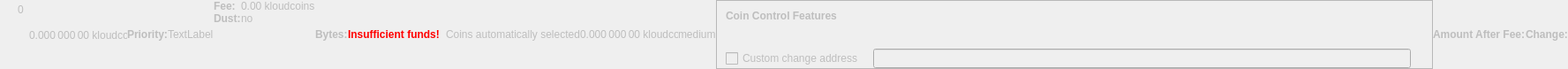
    <widget class="QWidget" name="dummyHideWidget" native="true">
     <property name="enabled">
      <bool>false</bool>
     </property>
     <property name="maximumSize">
      <size>
       <width>100</width>
       <height>22</height>
      </size>
     </property>
     <layout class="QHBoxLayout" name="dummyHideLayout">
      <property name="spacing">
       <number>0</number>
      </property>
      <property name="leftMargin">
       <number>0</number>
      </property>
      <property name="topMargin">
       <number>0</number>
      </property>
      <property name="rightMargin">
       <number>0</number>
      </property>
      <property name="bottomMargin">
       <number>0</number>
      </property>
      <item>
       <layout class="QFormLayout" name="formLayoutCoinControl1">
        <property name="horizontalSpacing">
         <number>10</number>
        </property>
        <property name="verticalSpacing">
         <number>14</number>
        </property>
        <property name="leftMargin">
         <number>10</number>
        </property>
        <property name="topMargin">
         <number>4</number>
        </property>
        <property name="rightMargin">
         <number>6</number>
        </property>
        <item row="0" column="1">
         <widget class="QLabel" name="labelCoinControlBytes">
          <property name="cursor">
           <cursorShape>IBeamCursor</cursorShape>
          </property>
          <property name="contextMenuPolicy">
           <enum>Qt::ActionsContextMenu</enum>
          </property>
          <property name="text">
           <string notr="true">0</string>
          </property>
          <property name="textInteractionFlags">
           <set>Qt::LinksAccessibleByMouse|Qt::TextSelectableByKeyboard|Qt::TextSelectableByMouse</set>
          </property>
         </widget>
        </item>
       </layout>
      </item>
      <item>
       <widget class="QLabel" name="labelCoinControlAfterFee">
        <property name="enabled">
         <bool>false</bool>
        </property>
        <property name="sizePolicy">
         <sizepolicy hsizetype="Fixed" vsizetype="Fixed">
          <horstretch>0</horstretch>
          <verstretch>0</verstretch>
         </sizepolicy>
        </property>
        <property name="minimumSize">
         <size>
          <width>111</width>
          <height>12</height>
         </size>
        </property>
        <property name="maximumSize">
         <size>
          <width>111</width>
          <height>12</height>
         </size>
        </property>
        <property name="cursor">
         <cursorShape>IBeamCursor</cursorShape>
        </property>
        <property name="contextMenuPolicy">
         <enum>Qt::ActionsContextMenu</enum>
        </property>
        <property name="text">
         <string notr="true">0.000 000 00 kloudcoins</string>
        </property>
        <property name="textInteractionFlags">
         <set>Qt::LinksAccessibleByMouse|Qt::TextSelectableByKeyboard|Qt::TextSelectableByMouse</set>
        </property>
       </widget>
      </item>
      <item>
       <widget class="QLabel" name="labelCoinControlPriorityText">
        <property name="enabled">
         <bool>false</bool>
        </property>
        <property name="font">
         <font>
          <weight>75</weight>
          <bold>true</bold>
         </font>
        </property>
        <property name="text">
         <string>Priority:</string>
        </property>
       </widget>
      </item>
      <item>
       <layout class="QHBoxLayout" name="horizontalLayout">
        <item>
         <widget class="QLabel" name="WarningLabel">
          <property name="text">
           <string>TextLabel</string>
          </property>
         </widget>
        </item>
       </layout>
      </item>
      <item>
       <layout class="QFormLayout" name="formLayoutCoinControl3">
        <property name="horizontalSpacing">
         <number>0</number>
        </property>
        <property name="verticalSpacing">
         <number>0</number>
        </property>
        <property name="leftMargin">
         <number>0</number>
        </property>
        <property name="topMargin">
         <number>0</number>
        </property>
        <property name="rightMargin">
         <number>0</number>
        </property>
        <item row="0" column="0">
         <widget class="QLabel" name="labelCoinControlFeeText">
          <property name="enabled">
           <bool>false</bool>
          </property>
          <property name="font">
           <font>
            <weight>75</weight>
            <bold>true</bold>
           </font>
          </property>
          <property name="text">
           <string>Fee:</string>
          </property>
          <property name="margin">
           <number>0</number>
          </property>
         </widget>
        </item>
        <item row="0" column="1">
         <widget class="QLabel" name="labelCoinControlFee">
          <property name="enabled">
           <bool>false</bool>
          </property>
          <property name="cursor">
           <cursorShape>IBeamCursor</cursorShape>
          </property>
          <property name="contextMenuPolicy">
           <enum>Qt::ActionsContextMenu</enum>
          </property>
          <property name="text">
           <string notr="true">0.00 kloudcoins</string>
          </property>
          <property name="textInteractionFlags">
           <set>Qt::LinksAccessibleByMouse|Qt::TextSelectableByKeyboard|Qt::TextSelectableByMouse</set>
          </property>
         </widget>
        </item>
        <item row="1" column="0">
         <widget class="QLabel" name="labelCoinControlLowOutputText">
          <property name="enabled">
           <bool>false</bool>
          </property>
          <property name="font">
           <font>
            <weight>75</weight>
            <bold>true</bold>
           </font>
          </property>
          <property name="text">
           <string>Dust:</string>
          </property>
         </widget>
        </item>
        <item row="1" column="1">
         <widget class="QLabel" name="labelCoinControlLowOutput">
          <property name="enabled">
           <bool>false</bool>
          </property>
          <property name="cursor">
           <cursorShape>IBeamCursor</cursorShape>
          </property>
          <property name="contextMenuPolicy">
           <enum>Qt::ActionsContextMenu</enum>
          </property>
          <property name="text">
           <string>no</string>
          </property>
          <property name="textInteractionFlags">
           <set>Qt::LinksAccessibleByMouse|Qt::TextSelectableByKeyboard|Qt::TextSelectableByMouse</set>
          </property>
         </widget>
        </item>
       </layout>
      </item>
      <item>
       <widget class="QLabel" name="labelCoinControlBytesText">
        <property name="enabled">
         <bool>false</bool>
        </property>
        <property name="font">
         <font>
          <weight>75</weight>
          <bold>true</bold>
         </font>
        </property>
        <property name="text">
         <string>Bytes:</string>
        </property>
       </widget>
      </item>
      <item>
       <layout class="QFormLayout" name="formLayoutCoinControl2">
        <property name="horizontalSpacing">
         <number>0</number>
        </property>
        <property name="verticalSpacing">
         <number>0</number>
        </property>
        <property name="leftMargin">
         <number>0</number>
        </property>
        <property name="topMargin">
         <number>0</number>
        </property>
        <property name="rightMargin">
         <number>0</number>
        </property>
       </layout>
      </item>
      <item>
       <layout class="QHBoxLayout" name="horizontalLayoutCoinControl2">
        <property name="spacing">
         <number>0</number>
        </property>
        <property name="bottomMargin">
         <number>0</number>
        </property>
       </layout>
      </item>
      <item>
       <widget class="QLabel" name="labelCoinControlInsuffFunds">
        <property name="enabled">
         <bool>false</bool>
        </property>
        <property name="minimumSize">
         <size>
          <width>0</width>
          <height>0</height>
         </size>
        </property>
        <property name="font">
         <font>
          <weight>75</weight>
          <bold>true</bold>
         </font>
        </property>
        <property name="styleSheet">
         <string notr="true">color:red;font-weight:bold;</string>
        </property>
        <property name="text">
         <string>Insufficient funds!</string>
        </property>
        <property name="margin">
         <number>5</number>
        </property>
       </widget>
      </item>
      <item>
       <layout class="QFormLayout" name="formLayoutCoinControl4">
        <property name="horizontalSpacing">
         <number>0</number>
        </property>
        <property name="verticalSpacing">
         <number>0</number>
        </property>
        <property name="leftMargin">
         <number>0</number>
        </property>
        <property name="topMargin">
         <number>0</number>
        </property>
        <property name="rightMargin">
         <number>0</number>
        </property>
       </layout>
      </item>
      <item>
       <widget class="QLabel" name="labelCoinControlChangeLabel">
        <property name="enabled">
         <bool>false</bool>
        </property>
        <property name="sizePolicy">
         <sizepolicy hsizetype="Preferred" vsizetype="Expanding">
          <horstretch>0</horstretch>
          <verstretch>0</verstretch>
         </sizepolicy>
        </property>
        <property name="minimumSize">
         <size>
          <width>0</width>
          <height>0</height>
         </size>
        </property>
        <property name="text">
         <string/>
        </property>
        <property name="margin">
         <number>3</number>
        </property>
       </widget>
      </item>
      <item>
       <widget class="QLabel" name="labelCoinControlAutomaticallySelected">
        <property name="enabled">
         <bool>false</bool>
        </property>
        <property name="sizePolicy">
         <sizepolicy hsizetype="Fixed" vsizetype="Fixed">
          <horstretch>0</horstretch>
          <verstretch>0</verstretch>
         </sizepolicy>
        </property>
        <property name="minimumSize">
         <size>
          <width>0</width>
          <height>0</height>
         </size>
        </property>
        <property name="maximumSize">
         <size>
          <width>240</width>
          <height>16777215</height>
         </size>
        </property>
        <property name="text">
         <string>Coins automatically selected</string>
        </property>
        <property name="margin">
         <number>5</number>
        </property>
       </widget>
      </item>
      <item>
       <widget class="QLabel" name="labelCoinControlChange">
        <property name="enabled">
         <bool>false</bool>
        </property>
        <property name="sizePolicy">
         <sizepolicy hsizetype="Fixed" vsizetype="Fixed">
          <horstretch>0</horstretch>
          <verstretch>0</verstretch>
         </sizepolicy>
        </property>
        <property name="minimumSize">
         <size>
          <width>111</width>
          <height>0</height>
         </size>
        </property>
        <property name="maximumSize">
         <size>
          <width>111</width>
          <height>16777215</height>
         </size>
        </property>
        <property name="cursor">
         <cursorShape>IBeamCursor</cursorShape>
        </property>
        <property name="contextMenuPolicy">
         <enum>Qt::ActionsContextMenu</enum>
        </property>
        <property name="text">
         <string notr="true">0.000 000 00 kloudcoins</string>
        </property>
        <property name="textInteractionFlags">
         <set>Qt::LinksAccessibleByMouse|Qt::TextSelectableByKeyboard|Qt::TextSelectableByMouse</set>
        </property>
       </widget>
      </item>
      <item>
       <widget class="QLabel" name="labelCoinControlPriority">
        <property name="enabled">
         <bool>false</bool>
        </property>
        <property name="cursor">
         <cursorShape>IBeamCursor</cursorShape>
        </property>
        <property name="contextMenuPolicy">
         <enum>Qt::ActionsContextMenu</enum>
        </property>
        <property name="text">
         <string>medium</string>
        </property>
        <property name="textInteractionFlags">
         <set>Qt::LinksAccessibleByMouse|Qt::TextSelectableByKeyboard|Qt::TextSelectableByMouse</set>
        </property>
       </widget>
      </item>
      <item>
       <widget class="QFrame" name="frameCoinControl">
        <property name="sizePolicy">
         <sizepolicy hsizetype="Expanding" vsizetype="Expanding">
          <horstretch>0</horstretch>
          <verstretch>0</verstretch>
         </sizepolicy>
        </property>
        <property name="maximumSize">
         <size>
          <width>16777215</width>
          <height>16777215</height>
         </size>
        </property>
        <property name="frameShape">
         <enum>QFrame::StyledPanel</enum>
        </property>
        <property name="frameShadow">
         <enum>QFrame::Sunken</enum>
        </property>
        <layout class="QVBoxLayout" name="verticalLayoutCoinControl2_2">
         <property name="spacing">
          <number>0</number>
         </property>
         <property name="leftMargin">
          <number>0</number>
         </property>
         <property name="topMargin">
          <number>0</number>
         </property>
         <property name="rightMargin">
          <number>0</number>
         </property>
         <property name="bottomMargin">
          <number>0</number>
         </property>
         <item>
          <layout class="QVBoxLayout" name="verticalLayoutCoinControl" stretch="0,0,0,1">
           <property name="spacing">
            <number>0</number>
           </property>
           <property name="leftMargin">
            <number>10</number>
           </property>
           <property name="topMargin">
            <number>10</number>
           </property>
           <item>
            <layout class="QHBoxLayout" name="horizontalLayoutCoinControl1">
             <property name="bottomMargin">
              <number>15</number>
             </property>
             <item>
              <widget class="QLabel" name="labelCoinControlFeatures">
               <property name="enabled">
                <bool>false</bool>
               </property>
               <property name="sizePolicy">
                <sizepolicy hsizetype="Preferred" vsizetype="Maximum">
                 <horstretch>0</horstretch>
                 <verstretch>0</verstretch>
                </sizepolicy>
               </property>
               <property name="font">
                <font>
                 <weight>75</weight>
                 <bold>true</bold>
                </font>
               </property>
               <property name="styleSheet">
                <string notr="true">font-weight:bold;</string>
               </property>
               <property name="text">
                <string>Coin Control Features</string>
               </property>
              </widget>
             </item>
            </layout>
           </item>
           <item>
            <widget class="QWidget" name="widgetCoinControl" native="true">
             <property name="sizePolicy">
              <sizepolicy hsizetype="Preferred" vsizetype="Preferred">
               <horstretch>0</horstretch>
               <verstretch>0</verstretch>
              </sizepolicy>
             </property>
             <property name="minimumSize">
              <size>
               <width>0</width>
               <height>0</height>
              </size>
             </property>
             <property name="styleSheet">
              <string notr="true"/>
             </property>
             <layout class="QHBoxLayout" name="horizontalLayoutCoinControl5_2">
              <property name="leftMargin">
               <number>0</number>
              </property>
              <property name="topMargin">
               <number>0</number>
              </property>
              <property name="rightMargin">
               <number>0</number>
              </property>
              <property name="bottomMargin">
               <number>0</number>
              </property>
              <item>
               <layout class="QHBoxLayout" name="horizontalLayoutCoinControl3">
                <property name="spacing">
                 <number>20</number>
                </property>
                <property name="topMargin">
                 <number>0</number>
                </property>
                <property name="bottomMargin">
                 <number>10</number>
                </property>
               </layout>
              </item>
             </layout>
            </widget>
           </item>
           <item>
            <layout class="QHBoxLayout" name="horizontalLayoutCoinControl4" stretch="0,0,0">
             <property name="spacing">
              <number>12</number>
             </property>
             <property name="sizeConstraint">
              <enum>QLayout::SetDefaultConstraint</enum>
             </property>
             <property name="topMargin">
              <number>5</number>
             </property>
             <property name="rightMargin">
              <number>5</number>
             </property>
             <item>
              <widget class="QCheckBox" name="checkBoxCoinControlChange">
               <property name="enabled">
                <bool>false</bool>
               </property>
               <property name="toolTip">
                <string>If this is activated, but the change address is empty or invalid, change will be sent to a newly generated address.</string>
               </property>
               <property name="text">
                <string>Custom change address</string>
               </property>
              </widget>
             </item>
             <item>
              <widget class="QValidatedLineEdit" name="lineEditCoinControlChange">
               <property name="enabled">
                <bool>false</bool>
               </property>
               <property name="sizePolicy">
                <sizepolicy hsizetype="Expanding" vsizetype="Fixed">
                 <horstretch>0</horstretch>
                 <verstretch>0</verstretch>
                </sizepolicy>
               </property>
              </widget>
             </item>
             <item>
              <widget class="QLabel" name="labelCoinControlChangeLabel_2">
               <property name="sizePolicy">
                <sizepolicy hsizetype="Preferred" vsizetype="Expanding">
                 <horstretch>0</horstretch>
                 <verstretch>0</verstretch>
                </sizepolicy>
               </property>
               <property name="minimumSize">
                <size>
                 <width>0</width>
                 <height>0</height>
                </size>
               </property>
               <property name="text">
                <string/>
               </property>
               <property name="margin">
                <number>3</number>
               </property>
              </widget>
             </item>
            </layout>
           </item>
           <item>
            <spacer name="verticalSpacerCoinControl">
             <property name="orientation">
              <enum>Qt::Vertical</enum>
             </property>
             <property name="sizeHint" stdset="0">
              <size>
               <width>800</width>
               <height>1</height>
              </size>
             </property>
            </spacer>
           </item>
          </layout>
         </item>
        </layout>
       </widget>
      </item>
      <item>
       <widget class="QLabel" name="labelCoinControlAfterFeeText">
        <property name="enabled">
         <bool>false</bool>
        </property>
        <property name="minimumSize">
         <size>
          <width>0</width>
          <height>0</height>
         </size>
        </property>
        <property name="maximumSize">
         <size>
          <width>16777215</width>
          <height>16777215</height>
         </size>
        </property>
        <property name="font">
         <font>
          <weight>75</weight>
          <bold>true</bold>
         </font>
        </property>
        <property name="text">
         <string>Amount After Fee:</string>
        </property>
        <property name="alignment">
         <set>Qt::AlignLeading|Qt::AlignLeft|Qt::AlignVCenter</set>
        </property>
        <property name="margin">
         <number>0</number>
        </property>
       </widget>
      </item>
      <item>
       <widget class="QLabel" name="labelCoinControlChangeText">
        <property name="enabled">
         <bool>false</bool>
        </property>
        <property name="sizePolicy">
         <sizepolicy hsizetype="Preferred" vsizetype="Preferred">
          <horstretch>0</horstretch>
          <verstretch>0</verstretch>
         </sizepolicy>
        </property>
        <property name="minimumSize">
         <size>
          <width>0</width>
          <height>0</height>
         </size>
        </property>
        <property name="maximumSize">
         <size>
          <width>16777215</width>
          <height>16777215</height>
         </size>
        </property>
        <property name="font">
         <font>
          <weight>75</weight>
          <bold>true</bold>
         </font>
        </property>
        <property name="text">
         <string>Change:</string>
        </property>
        <property name="alignment">
         <set>Qt::AlignLeading|Qt::AlignLeft|Qt::AlignVCenter</set>
        </property>
       </widget>
      </item>
     </layout>
    </widget>
